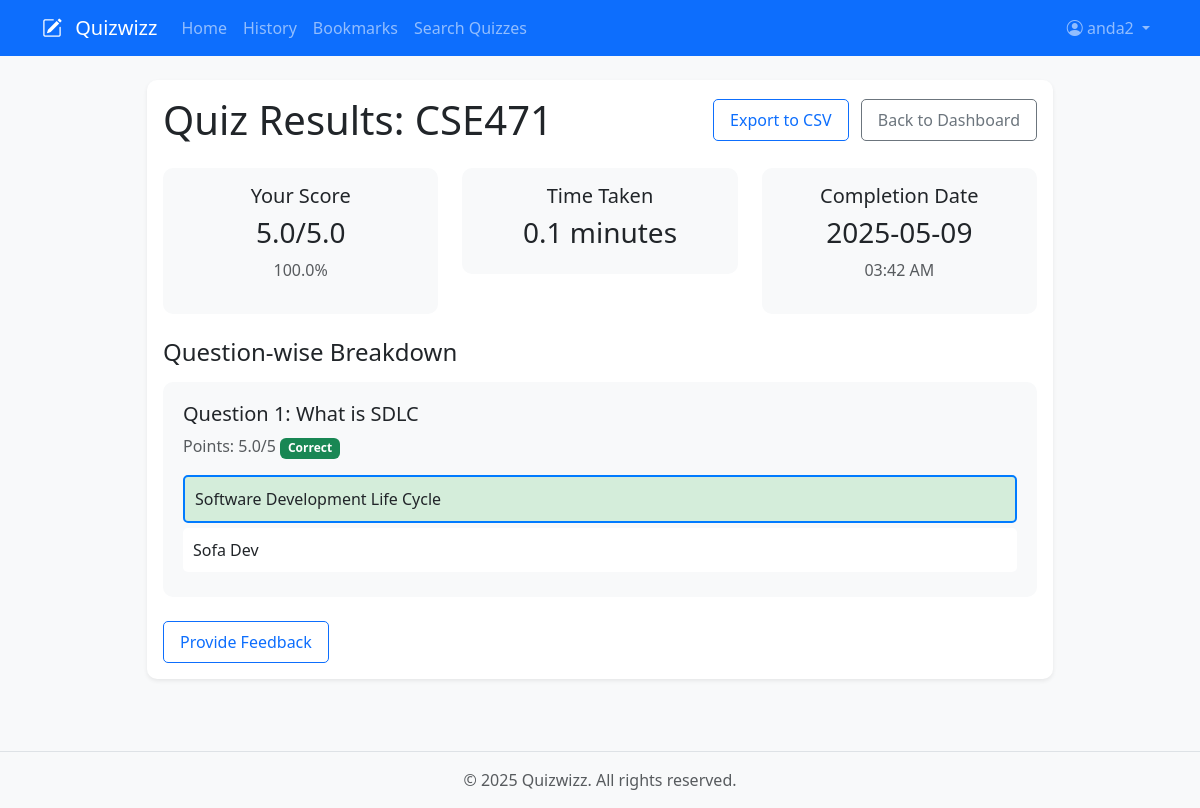
Page /quiz/quiz/results/3 (signed in) on the committed database.
### app/models/user.py (models this page shows, shortened)
class User(UserMixin, db.Model):
    __tablename__ = 'users'
    id = db.Column(db.Integer, primary_key=True)
    username = db.Column(db.String(64), unique=True, nullable=False)
    email = db.Column(db.String(120), unique=True, nullable=False)
    password_hash = db.Column(db.String(128))
    role = db.Column(db.String(20), nullable=False, default='student')
    is_teacher = db.Column(db.Boolean, default=False)
    created_at = db.Column(db.DateTime, default=datetime.utcnow)
    profile_picture = db.Column(db.String(200), default='default.jpg')
    bio = db.Column(db.Text)
    quizzes = db.relationship('Quiz', back_populates='author', lazy='dynamic')
    quiz_attempts = db.relationship('QuizAttempt', back_populates='student', lazy='dynamic', overlaps="attempts,user")
    shared_quizzes = db.relationship('Quiz', secondary='shared_quizzes', back_populates='shared_with_users', lazy='dynamic', overlaps="shared_quizzes_list,shared_with_users")
    feedback = db.relationship(QuizFeedback, backref='student', lazy='dynamic')
    bookmarks = db.relationship('Bookmark', backref='user', lazy='dynamic')
    bookmarked_quizzes = db.relationship('Quiz',
                                       secondary='user_bookmarks',
                                       backref=db.backref('bookmarked_by', lazy='dynamic'),
                                       lazy='dynamic')

### app/models/quiz.py (models this page shows, shortened)
class Quiz(db.Model):
    __tablename__ = 'quizzes'
    id = db.Column(db.Integer, primary_key=True)
    title = db.Column(db.String(100), nullable=False)
    description = db.Column(db.Text)
    author_id = db.Column(db.Integer, db.ForeignKey('users.id'), nullable=False)
    created_at = db.Column(db.DateTime, default=datetime.utcnow)
    updated_at = db.Column(db.DateTime, default=datetime.utcnow, onupdate=datetime.utcnow)
    is_public = db.Column(db.Boolean, default=True)
    password = db.Column(db.String(128))
    time_limit = db.Column(db.Integer)  # in minutes
    max_attempts = db.Column(db.Integer, default=1)
    start_time = db.Column(db.DateTime)
    end_time = db.Column(db.DateTime)
    category = db.Column(db.String(50))
    grades_released = db.Column(db.Boolean, default=False)
    author = db.relationship('User', back_populates='quizzes')
    questions = db.relationship('Question', back_populates='quiz', cascade='all, delete-orphan')
    attempts = db.relationship('QuizAttempt', back_populates='quiz', cascade='all, delete-orphan')
    shared_with_users = db.relationship('User', secondary='shared_quizzes', back_populates='shared_quizzes', lazy='dynamic', overlaps="shared_quizzes_list,shared_with")
    feedback = db.relationship(QuizFeedback, backref='quiz', lazy='dynamic', cascade='all, delete-orphan')

class QuizAttempt(db.Model):
    __tablename__ = 'quiz_attempts'
    id = db.Column(db.Integer, primary_key=True)
    quiz_id = db.Column(db.Integer, db.ForeignKey('quizzes.id'), nullable=False)
    student_id = db.Column(db.Integer, db.ForeignKey('users.id'), nullable=False)
    started_at = db.Column(db.DateTime, default=datetime.utcnow)
    completed_at = db.Column(db.DateTime)
    completed = db.Column(db.Boolean, default=False)
    score = db.Column(db.Float)
    max_score = db.Column(db.Float)
    quiz = db.relationship('Quiz', back_populates='attempts')
    student = db.relationship('User', back_populates='quiz_attempts', overlaps="attempts,user")
    answers = db.relationship('Answer', back_populates='attempt', cascade='all, delete-orphan')

class Answer(db.Model):
    __tablename__ = 'answers'
    id = db.Column(db.Integer, primary_key=True)
    attempt_id = db.Column(db.Integer, db.ForeignKey('quiz_attempts.id'), nullable=False)
    question_id = db.Column(db.Integer, db.ForeignKey('questions.id'), nullable=False)
    selected_option_id = db.Column(db.Integer, db.ForeignKey('question_options.id'))
    text_answer = db.Column(db.Text)  # For descriptive questions
    is_correct = db.Column(db.Boolean)
    points_earned = db.Column(db.Float)
    feedback = db.Column(db.Text)  # Teacher's feedback for descriptive answers
    attempt = db.relationship('QuizAttempt', back_populates='answers')
    question = db.relationship('Question', back_populates='answers')
    selected_option = db.relationship('QuestionOption')

class Question(db.Model):
    __tablename__ = 'questions'
    id = db.Column(db.Integer, primary_key=True)
    quiz_id = db.Column(db.Integer, db.ForeignKey('quizzes.id'), nullable=False)
    text = db.Column(db.Text, nullable=False)
    question_type = db.Column(db.String(20), default='mcq')  # mcq or descriptive
    points = db.Column(db.Integer, default=1)
    order = db.Column(db.Integer)
    quiz = db.relationship('Quiz', back_populates='questions')
    options = db.relationship('QuestionOption', back_populates='question', lazy='dynamic', cascade='all, delete-orphan')
    answers = db.relationship('Answer', back_populates='question', lazy='dynamic')

class QuestionOption(db.Model):
    __tablename__ = 'question_options'
    id = db.Column(db.Integer, primary_key=True)
    question_id = db.Column(db.Integer, db.ForeignKey('questions.id'), nullable=False)
    text = db.Column(db.Text, nullable=False)
    is_correct = db.Column(db.Boolean, default=False)
    order = db.Column(db.Integer)
    question = db.relationship('Question', back_populates='options')

### app/views/quiz.py (the view)
@quiz_bp.route('/quiz/results/<int:attempt_id>')
@login_required
def view_results(attempt_id):
    attempt = QuizAttempt.query.get_or_404(attempt_id)
    if attempt.student_id != current_user.id and attempt.quiz.author_id != current_user.id:
        flash('You do not have permission to view these results.', 'danger')
        return redirect(url_for('main.index'))
    if not attempt.quiz.grades_released and attempt.student_id == current_user.id:
        flash('Grades for this quiz have not been released yet.', 'warning')
        return redirect(url_for('main.index'))
    return render_template('quiz/detailed_results.html',
                         attempt=attempt,
                         quiz=attempt.quiz)

### app/models/user.py (called while the page is built)
@login.user_loader
def load_user(id):
    return User.query.get(int(id))

### app/templates/quiz/detailed_results.html (shortened to what this page needs)
{% extends "base.html" %}
{% block content %}
<div class="container">
    <div class="row justify-content-center">
        <div class="col-md-10">
            <div class="card shadow-sm mb-4">
                <div class="card-body">
                    <div class="d-flex justify-content-between align-items-center mb-4">
                        <h1 class="card-title mb-0">Quiz Results: {{ quiz.title }}</h1>
                        <div>
                            <a href="{{ url_for('quiz.export_attempt_results', attempt_id=attempt.id) }}" class="btn btn-outline-primary me-2">
                                 Export to CSV
                            </a>
                            <a href="{{ url_for('main.index') }}" class="btn btn-outline-secondary">
                                 Back to Dashboard
                            </a>
                        </div>
                    </div>
                    <div class="row mb-4">
                        <div class="col-md-4">
                            <div class="card bg-light">
                                <div class="card-body text-center">
                                    <h5>Your Score</h5>
                                    <h3>{{ attempt.score }}/{{ attempt.max_score }}</h3>
                                    <p class="text-muted">
                                        {{ "%.1f"|format((attempt.score / attempt.max_score) * 100) }}%
                                    </p>
                                </div>
                            </div>
                        </div>
                        <div class="col-md-4">
                            <div class="card bg-light">
                                <div class="card-body text-center">
                                    <h5>Time Taken</h5>
                                    <h3>{{ ((attempt.completed_at - attempt.started_at).total_seconds() / 60)|round(1) }} minutes</h3>
                                </div>
                            </div>
                        </div>
                        <div class="col-md-4">
                            <div class="card bg-light">
                                <div class="card-body text-center">
                                    <h5>Completion Date</h5>
                                    <h3>{{ attempt.completed_at.strftime('%Y-%m-%d') }}</h3>
                                    <p class="text-muted">{{ attempt.completed_at.strftime('%I:%M %p') }}</p>
                                </div>
                            </div>
                        </div>
                    </div>
                    <h4 class="mb-3">Question-wise Breakdown</h4>
                    {% for answer in attempt.answers %}
                    <div class="question-result">
                        <h5>Question {{ loop.index }}: {{ answer.question.text }}</h5>
                        <p class="text-muted">
                            Points: {{ answer.points_earned }}/{{ answer.question.points }}
                            {% if answer.is_correct %}
                            <span class="badge bg-success">Correct</span>
                            {% else %}
                            <span class="badge bg-danger">Incorrect</span>
                            {% endif %}
                        </p>
                        {% if answer.question.question_type == 'mcq' %}
                            <div class="options">
                                {% for option in answer.question.options %}
                                <div class="option {% if option.is_correct %}correct{% endif %} {% if option.id == answer.selected_option_id %}selected{% endif %}">
                                    {{ option.text }}
                                </div>
                                {% endfor %}
                            </div>
                        {% endif %}
                    </div>
                    {% endfor %}
                    {% if not attempt.feedback %}
                    <div class="mt-4">
                        <a href="{{ url_for('quiz.submit_feedback', quiz_id=quiz.id) }}" class="btn btn-outline-primary">
                            Provide Feedback
                        </a>
                    </div>
                    {% endif %}
                </div>
            </div>
        </div>
    </div>
</div>
{% endblock %}

### app/templates/base.html (shortened to what this page needs)
<!DOCTYPE html>
<html lang="en">
<head>
    <link href="https://cdn.jsdelivr.net/npm/bootstrap@5.3.0/dist/css/bootstrap.min.css" rel="stylesheet">
    <link rel="stylesheet" href="https://cdn.jsdelivr.net/npm/bootstrap-icons@1.7.2/font/bootstrap-icons.css">
    <link rel="stylesheet" href="{{ url_for('static', filename='css/style.css') }}">
</head>
<body>
    <nav class="navbar navbar-expand-lg navbar-dark bg-primary">
        <div class="container">
            <a class="navbar-brand" href="{{ url_for('main.index') }}">
                <i class="bi bi-pencil-square"></i> Quizwizz
            </a>
            <div class="collapse navbar-collapse" id="navbarNav">
                <ul class="navbar-nav me-auto">
                    {% if current_user.is_authenticated %}
                        {% if current_user.is_teacher %}
                            <li class="nav-item">
                                <a class="nav-link {% if request.endpoint == 'main.teacher_home' %}active{% endif %}" href="{{ url_for('main.teacher_home') }}">Home</a>
                            </li>
                            <li class="nav-item">
                                <a class="nav-link {% if request.endpoint == 'quiz.create_quiz' %}active{% endif %}" href="{{ url_for('quiz.create_quiz') }}">Create Quiz</a>
                            </li>
                            <li class="nav-item">
                                <a class="nav-link {% if (current_user.is_teacher and request.endpoint == 'main.history') or (not current_user.is_teacher and request.endpoint == 'main.student_history') %}active{% endif %}" href="{{ url_for('main.history') if current_user.is_teacher else url_for('main.student_history') }}">History</a>
                            </li>
                        {% else %}
                            <li class="nav-item">
                                <a class="nav-link {% if request.endpoint == 'main.student_home' %}active{% endif %}" href="{{ url_for('main.student_home') }}">Home</a>
                            </li>
                            <li class="nav-item">
                                <a class="nav-link {% if request.endpoint == 'main.student_history' %}active{% endif %}" href="{{ url_for('main.student_history') }}">History</a>
                            </li>
                            <li class="nav-item">
                                <a class="nav-link {% if request.endpoint == 'main.student_bookmarks' %}active{% endif %}" href="{{ url_for('main.student_bookmarks') }}">Bookmarks</a>
                            </li>
                        {% endif %}
                        <li class="nav-item">
                            <a class="nav-link {% if request.endpoint == 'quiz.search_quizzes' %}active{% endif %}" href="{{ url_for('quiz.search_quizzes') }}">Search Quizzes</a>
                        </li>
                    {% endif %}
                </ul>
                <ul class="navbar-nav">
                    {% if current_user.is_authenticated %}
                        <li class="nav-item dropdown">
                            <a class="nav-link dropdown-toggle" href="#" id="navbarDropdown" role="button" data-bs-toggle="dropdown">
                                <i class="bi bi-person-circle"></i> {{ current_user.username }}
                            </a>
                        </li>
                    {% endif %}
                </ul>
            </div>
        </div>
    </nav>
    <main class="container mt-4">
        {% block content %}{% endblock %}
    </main>
    <footer class="footer mt-5 py-3 bg-light">
        <div class="container text-center">
            <span class="text-muted">© 2025 Quizwizz. All rights reserved.</span>
        </div>
    </footer>
</body>
</html>

### app/static/css/style.css (style rules this page uses)
body { min-height: 100vh; display: flex; flex-direction: column; background-color: #f8f9fa; }
main { flex: 1; }
.navbar-brand i { margin-right: 0.5rem; }
.card { border: none; border-radius: 10px; transition: transform 0.2s; }
.btn { border-radius: 5px; padding: 0.5rem 1rem; }
.footer { margin-top: auto; background-color: #f8f9fa; padding: 1rem 0; border-top: 1px solid #dee2e6; }

### app/templates/quiz/detailed_results.html (style rules this page uses)
.question-result { background-color: #f8f9fa; border-radius: 10px; padding: 20px; margin-bottom: 20px; }
.option { padding: 10px; margin: 5px 0; border-radius: 5px; background-color: white; }
.option.correct { background-color: #d4edda; border: 1px solid #c3e6cb; }
.option.selected { border: 2px solid #007bff; }

### rows in the picture
User: username "anda2"
Quiz: title "CSE471"
QuizAttempt: score "5.0", max_score "5.0", (attempt.score/attempt.max_score)*100 "100.0", completed_at+started_at "0.1", completed_at "2025-05-09", completed_at "03:42 AM"
Answer: question.text "What is SDLC", points_earned "5.0", question.points "5", is_correct "Correct"
QuestionOption: text "Software Development Life Cycle"
QuestionOption: text "Sofa Dev"
